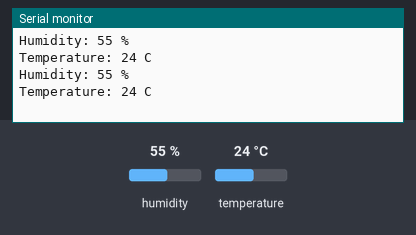
This sketch was run on a simulated Arduino Uno, built with avr-gcc and run on an emulated ATmega328P. Shown: the last lines printed to the serial monitor. Wiring (inferred from the names in the program): DHT11 sensor: data pin 8. The inputs (shaded band) are chosen by the test bench; at power-on: humidity 55 %, temperature 24 °C.

Above: at 2.8 s.
2.9 s: humidity set to 22 %
At 4.9 s:
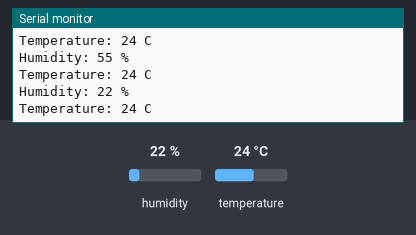
5.6 s: temperature set to 12 °C
At 7.2 s:
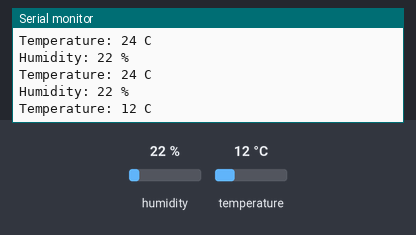
8.3 s: humidity set to 40 %
At 10.7 s:
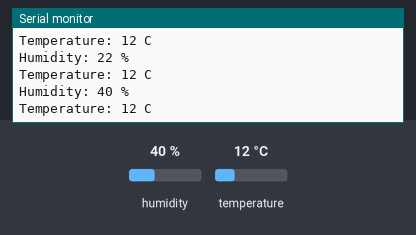
Timing chart, 0 to 12.2 s (numbered marks = the images above; inputs shaded):
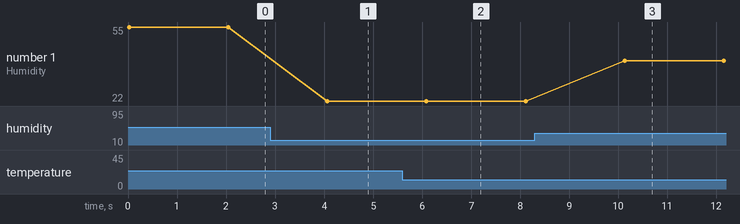

Measured:
- after the input at 2.9 s, the serial monitor: prints a new line after 1.2 s (image 1)
- after the input at 5.6 s, the serial monitor: prints a new line after 0.49 s (image 2)
- after the input at 8.3 s, the serial monitor: prints a new line after 1.8 s (image 3)
- plotted number 1: 55 → 22 after the input at 2.9 s, 22 → 40 after the input at 8.3 s

The sketch:

dht11.ino
```cpp
// dht11.ino - print humidity and temperature using DHT11 sensor
// (c) BotBook.com - Karvinen, Karvinen, Valtokari

const int dataPin = 8;

int temperature = -1;
int humidity = -1;

void setup() {
  Serial.begin(115200);
}

int readDHT11() {
  uint8_t recvBuffer[5];	// <1>
  uint8_t cnt = 7;
  uint8_t idx = 0;
  for(int i = 0; i < 5; i++) recvBuffer[i] = 0;	// <2>

  // Start communications with LOW pulse
  pinMode(dataPin, OUTPUT);
  digitalWrite(dataPin, LOW);
  delay(18);
  digitalWrite(dataPin, HIGH);

  delayMicroseconds(40);	// <3>
  pinMode(dataPin, INPUT);
  pulseIn(dataPin, HIGH);   // <4>
  // Read data packet
  unsigned int timeout = 10000; // loop iterations
  for (int i=0; i<40; i++)	// <5>
  {
          timeout = 10000;
          while(digitalRead(dataPin) == LOW) {
                  if (timeout == 0) return -1;
                  timeout--;
          }

          unsigned long t = micros();	// <6>

          timeout = 10000;
          while(digitalRead(dataPin) == HIGH) {	// <7>
                  if (timeout == 0) return -1;
                  timeout--;
          }

          if ((micros() - t) > 40) recvBuffer[idx] |= (1 << cnt);	// <8>
          if (cnt == 0)   // next byte?
          {
                  cnt = 7;    // restart at MSB
                  idx++;      // next byte!
          }
          else cnt--;
  }

  humidity = recvBuffer[0];	// %	// <9>
  temperature = recvBuffer[2];	// C
  uint8_t sum = recvBuffer[0] + recvBuffer[2];
  if(recvBuffer[4] != sum) return -2;	// <10>
  return 0;
}

void loop() {
  int ret = readDHT11();
  if(ret != 0) Serial.println(ret);
  Serial.print("Humidity: "); Serial.print(humidity); Serial.println(" %");
  Serial.print("Temperature: "); Serial.print(temperature); Serial.println(" C");
  delay(2000); // ms
}
```
